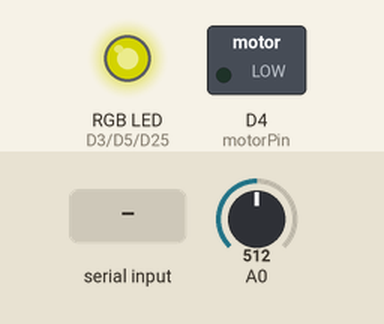
Bench run of a sketch on a simulated Arduino Due. On the bench: switched loads named in the sketch (green lamp = pin HIGH), an RGB LED mixed from three pins (HIGH = lit). The inputs (shaded band) are chosen by the test bench; at power-on: A0 = 512. Dim RGB values are drawn brighter than linear; what the sketch prints to the serial monitor is not drawn.

Above: at 1.2 s.
1.3 s: "s90\n" received over Serial
Timing chart, 0 to 4.3 s (numbered marks = the images above; inputs shaded):
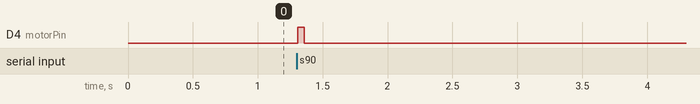

Measured:
- after the input at 1.3 s, D4 (motorPin): LOW → HIGH at once, → LOW 0.05 s later

The sketch:

teensyLasers.ino
```cpp
/*
Code to output 3 distinct square waves with a Teensy 3.1
and set the frequency of each through serial communication;
reads voltage on PIN A0 for monitoring analog photodiode;
Controls transitor switch for DC motor on pin 4.

Al Fischer
2016-01-26
*/

int bluePin = 25; // FTM2
int greenPin = 5; // FTM0
int redPin = 3;   // FTM1
int motorPin = 4;
int i;
char inChar[8];
String inCharStr;

void setup()
{
  Serial.begin(9600);
  analogWriteResolution(12); // provides better resolution on duty cycle
  setupPin(bluePin, 1368, 4095);
  setupPin(greenPin, 1370, 4095);
  setupPin(redPin, 1372, 4095);
  pinMode(motorPin, OUTPUT);
}

void loop()
{
  while (Serial.available() > 0)
  {
     inChar[i] = Serial.read();
     i++;
   }

   if (i > 0) inCharStr = String(inChar);
   if(inCharStr.startsWith("b.")) setFreq(inCharStr, bluePin);
   if(inCharStr.startsWith("g.")) setFreq(inCharStr, greenPin);
   if(inCharStr.startsWith("r.")) setFreq(inCharStr, redPin);
   if(inCharStr.startsWith("s")) {
     digitalWrite(motorPin, HIGH);
     delay(50);
     digitalWrite(motorPin, LOW);
   }
   Serial.println(analogRead(A0)*(3.3/4095), 4);
   i = 0;
   inCharStr = " ";
   delay(50);
}

void setFreq(String laser, int pin) {
  String freqStr = laser.substring(2);
  int freq = freqStr.toInt();
  analogWriteFrequency(pin, freq);
  analogWrite(pin, 4095/2);
  // Serial.print("OK - "); Serial.println(freq);
}

void setupPin(int pin, int freq, int bits) {
  pinMode(pin, OUTPUT);
  analogWriteFrequency(pin, freq);
  analogWrite(pin, bits/2);
}
```
